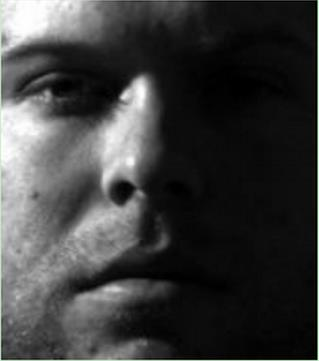
//> input picture 直方图均衡/example1.jpg, 319 x 361 px
$ ./main   (built with g++ and OpenCV 4)
//> lines starting //> are read from the running program, lines starting //| are printed output that depends on the picture
#include <opencv2/opencv.hpp>
#include <opencv2/highgui/highgui.hpp>
#include <opencv2/imgproc/imgproc.hpp>
#include <iostream>

using namespace std;
using namespace cv;

int main()
{
	std::vector<Mat> channels;
	Mat imageBlueChannel;
	Mat imageGreenChannel;
	Mat imageRedChannel;


	Mat dstBlueChannel;
	Mat dstGreenChannel;
	Mat dstRedChannel;

	Mat dst;//最终结果图像

	Mat src = imread("example1.jpg");
//> src is the input picture: 361 rows x 319 cols, CV_8UC3; mean B, G, R 60.7, 61, 60.7

	if (!src.data) {
		std::cout << "图像读入失败！" << std::endl;
		exit(1);
	}

	//分离三通道的图像
	split(src, channels);
	imageBlueChannel = channels.at(0);
	imageGreenChannel = channels.at(1);
	imageRedChannel = channels.at(2);

	//对三通道分别进行直方图均衡
	equalizeHist(imageBlueChannel, dstBlueChannel);
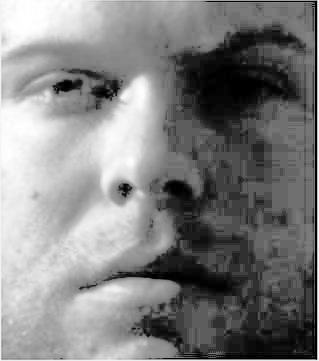
//> dstBlueChannel: 361 rows x 319 cols, CV_8UC1; min 0, max 255, mean 128.1
	equalizeHist(imageGreenChannel, dstGreenChannel);
	equalizeHist(imageRedChannel, dstRedChannel);
	//合成三通道为完整图像
	channels.at(0) = dstBlueChannel;
	channels.at(1) = dstGreenChannel;
	channels.at(2) = dstRedChannel;

	merge(channels, dst);
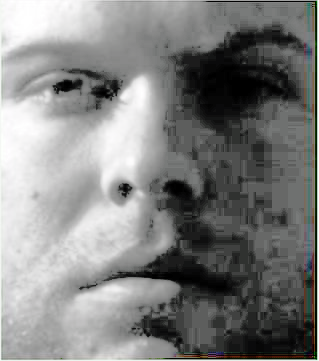
//> dst: 361 rows x 319 cols, CV_8UC3; mean B, G, R 128.1, 129.2, 128.6

	imshow("dst", dst);
	waitKey(0);

	return 0;

}
